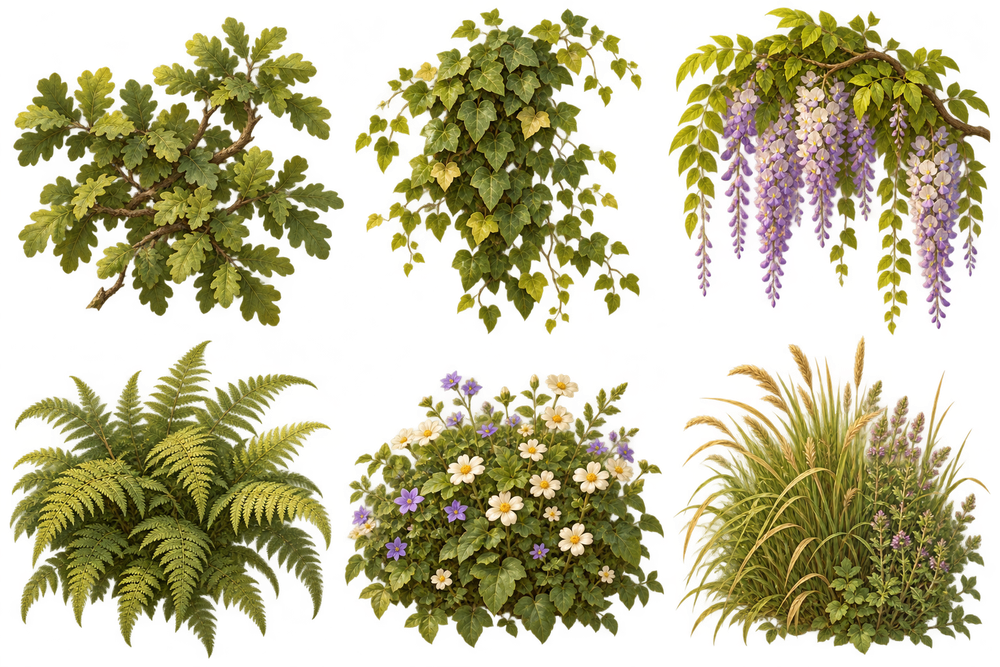
#> input picture assets/level1/botanical/foliage_atlas.png, 1000 x 667 px, shrunk from 1536 x 1024 before the run
$ python prepare_botanical_gl_color.py
#> lines starting #> are read from the running program, lines starting #| are printed output that depends on the picture
#!/usr/bin/env python3
"""Bake the existing garden GL leaf tint into RGB; alpha stays byte-identical.

Offline only. The runtime coverage mask still comes from the original imported
atlas and its platform mip chain. Run before Godot import; Pillow is sufficient.
"""
from pathlib import Path
from PIL import Image

ROOT = Path(__file__).resolve().parents[1]
ASSETS = ROOT / 'assets/level1/botanical'

def prepare():
    source = Image.open(ASSETS / 'foliage_atlas.png').convert('RGBA')
#> source is the input picture: PIL image 1000x667 RGBA; mean R, G, B, A 87.5, 79.5, 28.2, 119.3
    channels = source.split()
    result = []
    for channel, tint in zip(channels[:3], (.62, .76, .62)):
        lut = []
        for value in range(256):
            c = value / 255
            linear = c * (c * (c * .305306011 + .682171111) + .012522878) * tint
            lut.append(round(max(0, min(1, 1.055 * linear ** (1 / 2.4) - .055)) * 255))
        result.append(channel.point(lut))
#> this loop made 3 passes
#> tint on passes 1 to 3: 0.62, 0.76, 0.62
#> after the loop, result = 3 items
    output = Image.merge('RGBA', (*result, channels[3]))
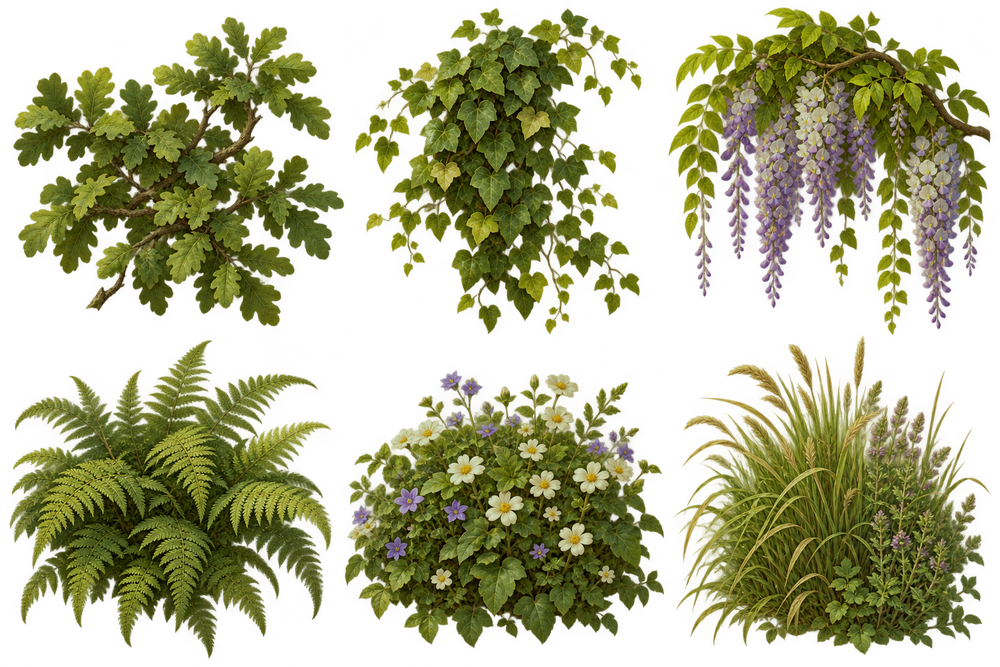
#> output: PIL image 1000x667 RGBA; mean R, G, B, A 70, 69.9, 20.7, 119.3; transparent parts drawn white
    assert output.getchannel('A').tobytes() == source.getchannel('A').tobytes()
    output.save(ASSETS / 'foliage_color_gl.png', optimize=True)
    print('BOTANICAL GL COLOR: baked RGB; original alpha preserved')

if __name__ == '__main__':
    prepare()
